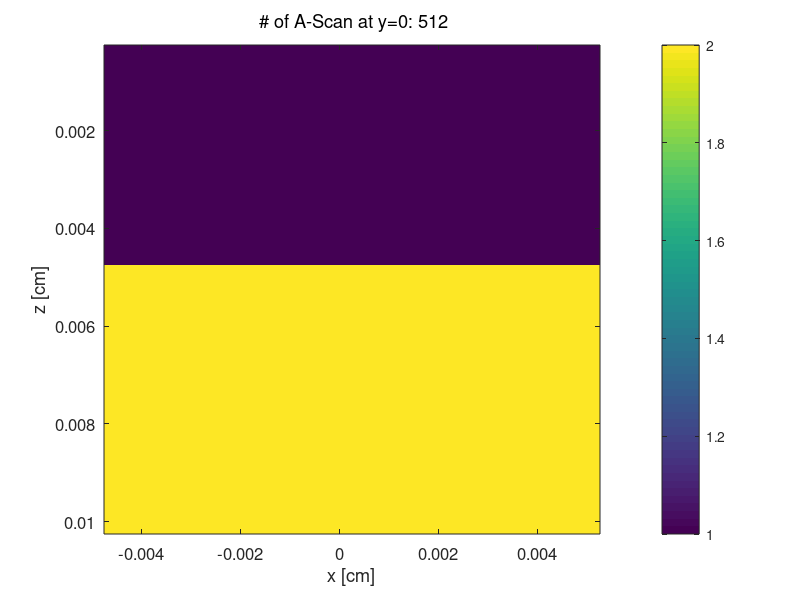

MATLAB code to generate this figure: (Note: this script raises an error after producing the figure.)
% make_Tissue_mergedcode_2layers_bloodvessel.m
% myname = skinvessel_mergedcode_2layers_b % name for files

%   Creates a cube of optical property pointers,T(y,x,z), saved in
%       myname_T.bin = a tissue structure file
%  
%   Also prepares a listing of the optical properties at chosen wavelength
%   [mua, mus, g], for each tissue type specified in myname_T.bin. 
%   This listing is saved in
%       myname_H.mci = the input file for use c code
%
%   Will generate a figure illustrating the tissue with its various
%   tissue types and the beam being launched.
%
%   Uses
%       make_TissueList_mergedcode_2layers_bloodvessel.m
%
%   To use, 
%       1. Prepare make_TissueList_mergedcode_2layers_bloodvessel.m
%       so that it contains the tissue types desired.
%       2. Specify the USER CHOICES.
%       2. Run this program, make_Tissue_mergedcode_2layers_bloodvessel.m
%
%   

clear
format compact
clc
home

%%% USER CHOICES %%%%%%%% <-------- You must set these parameters ------
SAVEON      = 1;        % 1 = save myname_T.bin, myname_H.mci 
                        % 0 = don't save. Just check the program.

myname      = 'attenuationtest2';%_2layers_bloodvessel';% name for files: myname_T.bin, myname_H.mci  
time_min    = 1;      	% RMT No longuer used time duration of the simulation [min] <----- run time -----
Nphotons    = 1e6;      % RMT Number of photons used in the simulation.
a_coef      = 0.925;    % RMT Biasing coefficient of the importance sampling
p           = 0.2;      % RMT Probability of additional bias scattering.
Ndetectors  = 512;      % RMT Number of detector in the simulation
nm          = 532;   	% desired wavelength of simulation
Nbins       = 20;    	% # of bins in each dimension of cube  Nbins     
binsize     = 0.0005; 	% size of each bin, eg. [cm] or [mm] binsize   

% Set Monte Carlo launch flags
mcflag      = 1;     	% launch: 0 = uniform beam, 1 = Gaussian, 2 = isotropic pt. 
                        % 3 = rectangular beam (use xfocus,yfocus for x,y halfwidths)
launchflag  = 1;        % 0 = let mcxyz.c calculate launch trajectory
                        % 1 = manually set launch vector.
boundaryflag = 2;       % 0 = no boundaries, 1 = escape at boundaries
                        % 2 = escape at surface only. No x, y, bottom z
                        % boundaries

% Sets position of source
xs          = 0;      	% x of source
ys          = 0;        % y of source
zs          = 0.0001;  	    % z of source zs  

% Set position of focus, so mcxyz can calculate launch trajectory
xfocus      = 0;        % set x,position of focus
yfocus      = 0;        % set y,position of focus
zfocus      = inf;    	% set z,position of focus (=inf for collimated beam)

% only used if mcflag == 0 or 1 or 3 (not 2=isotropic pt.)
radius      = 0.0100;   % 1/e radius of beam at tissue surface
waist       = 0.0001;  	% 1/e2 radius of beam at focus

% only used if launchflag == 1 (manually set launch trajectory):
ux0         = 0.7;      % trajectory projected onto x axis
uy0         = 0.4;      % trajectory projected onto y axis
uz0         = sqrt(1 - ux0^2 - uy0^2); % such that ux^2 + uy^2 + uz^2 = 1
%%%%%%%%%%%%%%%%%%%%%%%%%


%%%%%%%%%% 
% Prepare Monte Carlo 
%%%

Nt = 2;

muav(1)  = 2;
muav(2)  = 5;
musv(1)  = 200;
musv(2)  = 600;
gv(1)    = 0.7;
gv(2)    = 0.9;

% Adding refractive index
nr(1) = 1.1; %%%Edit the value
nr(2) = 1.2;

% Adding reflection chances
mr(1) = 0;
mr(2) = 0;

% Specify Monte Carlo parameters    
Nx = Nbins;
Ny = Nbins;
Nz = Nbins;
dx = binsize;
dy = binsize;
dz = binsize;
x  = ([1:Nx]'-Nx/2)*dx;
y  = ([1:Ny]'-Ny/2)*dy;
z  = [1:Nz]'*dz;
zmin = min(z);
zmax = max(z);
xmin = min(x);
xmax = max(x);

if isinf(zfocus), zfocus = 1e12; end

%%%%%%
% CREATE TISSUE STRUCTURE T(y,x,z)
%   Create T(y,x,z) by specifying a tissue type (an integer)
%   for each voxel in T.
%
%   Note: one need not use every tissue type in the tissue list.
%   The tissue list is a library of possible tissue types.

T = double ( zeros (Ny ,Nx ,Nz));
T(:) = 1;
T(:,:,10:end) = 2;

zsurf = 0.000; %position of air/skin surface

% %Create three layers
% T(:,:,1:40) = 1;
% T(:,:,41:100) = 2;
% T(:,:,101:200) = 3;
% clear T
% T(1:106,1:106,1:20) = 1;
% T(1:106,1:106,21:66) = 2;
% T(1:106,1:106,66:106) = 3;
% T(1:106,1:106,66) = 4;
 
%%
if SAVEON
    tic
    % convert T to linear array of integer values, v(i)i = 0;
    v = uint8(reshape(T,Ny*Nx*Nz,1));

    %% WRITE FILES
    % Write myname_H.mci file
    %   which contains the Monte Carlo simulation parameters
    %   and specifies the tissue optical properties for each tissue type.
    commandwindow
    disp(sprintf('--------create %s --------',myname))
    filename = sprintf('%s_H.mci',myname);
    fid = fopen(filename,'w');
        % run parameters
        fprintf(fid,'%0.0f\n',Nphotons);
        fprintf(fid,'%0.4f\n',a_coef);
        fprintf(fid,'%0.4f\n',p);
        fprintf(fid,'%0.0f\n',Ndetectors);
        fprintf(fid,'%d\n'   ,Nx);
        fprintf(fid,'%d\n'   ,Ny);
        fprintf(fid,'%d\n'   ,Nz);
        fprintf(fid,'%0.6f\n',dx);
        fprintf(fid,'%0.6f\n',dy);
        fprintf(fid,'%0.6f\n',dz);
        % launch parameters
        fprintf(fid,'%d\n'   ,mcflag);
        fprintf(fid,'%d\n'   ,launchflag);
        fprintf(fid,'%d\n'   ,boundaryflag);
        fprintf(fid,'%0.4f\n',xs);
        fprintf(fid,'%0.4f\n',ys);
        fprintf(fid,'%0.4f\n',zs);
        fprintf(fid,'%0.4f\n',xfocus);
        fprintf(fid,'%0.4f\n',yfocus);
        fprintf(fid,'%0.4f\n',zfocus);
        fprintf(fid,'%0.4f\n',ux0); % if manually setting ux,uy,uz
        fprintf(fid,'%0.4f\n',uy0);
        fprintf(fid,'%0.4f\n',uz0);
        fprintf(fid,'%0.4f\n',radius);
        fprintf(fid,'%0.4f\n',waist);
        fprintf(fid,'%0.4f\n',zsurf)
        % tissue optical properties
        fprintf(fid,'%d\n',Nt);
        for i=1:Nt
            fprintf(fid,'%0.4f\n',muav(i));
            fprintf(fid,'%0.4f\n',musv(i));
            fprintf(fid,'%0.4f\n',gv(i));
            fprintf(fid,'%0.4f\n',nr(i));
            fprintf(fid,'%0.4f\n',mr(i));
        end
    fclose(fid);

    %% write myname_T.bin file
    filename = sprintf('%s_T.bin',myname);
    disp(['create ' filename])
    fid = fopen(filename,'wb');
    fwrite(fid,v,'uint8');
    fclose(fid);

    toc
end % SAVEON


%% Look at structure of Tzx at iy=Ny/2
Txzy = shiftdim(T,1);   % Tyxz --> Txzy
Tzx  = Txzy(:,:,Ny/2)'; % Tzx

%%
figure(2); clf
sz = 12;  fz = 10; 
imagesc(x,z,Tzx,[1 Nt])
hold on
set(gca,'fontsize',sz)
xlabel('x [cm]')
ylabel('z [cm]')
title('\rm # of A-Scan at y=0: 512')
colorbar
cmap = makecmap(Nt);
colormap(cmap)
set(colorbar,'fontsize',1)
% label colorbar
zdiff = zmax-zmin;
%%%

% for i=1:Nt
%     yy = (Nt-i)/(Nt-1)*Nz*dz;
%     text(max(x)*1.2,yy, tissue(i).name,'fontsize',fz)
% end
% 
% text(xmax,zmin - zdiff*0.06, 'Tissue types','fontsize',fz)
% axis equal image
% axis([xmin xmax zmin zmax])
% 
% %%% draw launch
% N = 10; % # of beam rays drawn
% switch mcflag
%     case 0 % uniform
%         for i=0:N
%             plot((-radius + 2*radius*i/N)*[1 1],[zs max(z)],'r-')
%         end
% 
%     case 1 % Gaussian
%         for i=0:N
%             plot([(-radius + 2*radius*i/N) xfocus],[zs zfocus],'r-')
%         end
% 
%     case 2 % iso-point
%         for i=1:N
%             th = (i-1)/19*2*pi;
%             xx = Nx/2*cos(th) + xs;
%             zz = Nx/2*sin(th) + zs;
%             plot([xs xx],[zs zz],'r-')
%         end
%         
%     case 3 % rectangle
%         zz = max(z);
%         for i=1:N
%             xx = -radius + 2*radius*i/20;
%             plot([xx xx],[zs zz],'r-')
%         end
% end

%savefig(strcat(myname, '.fig'));
disp('done')
